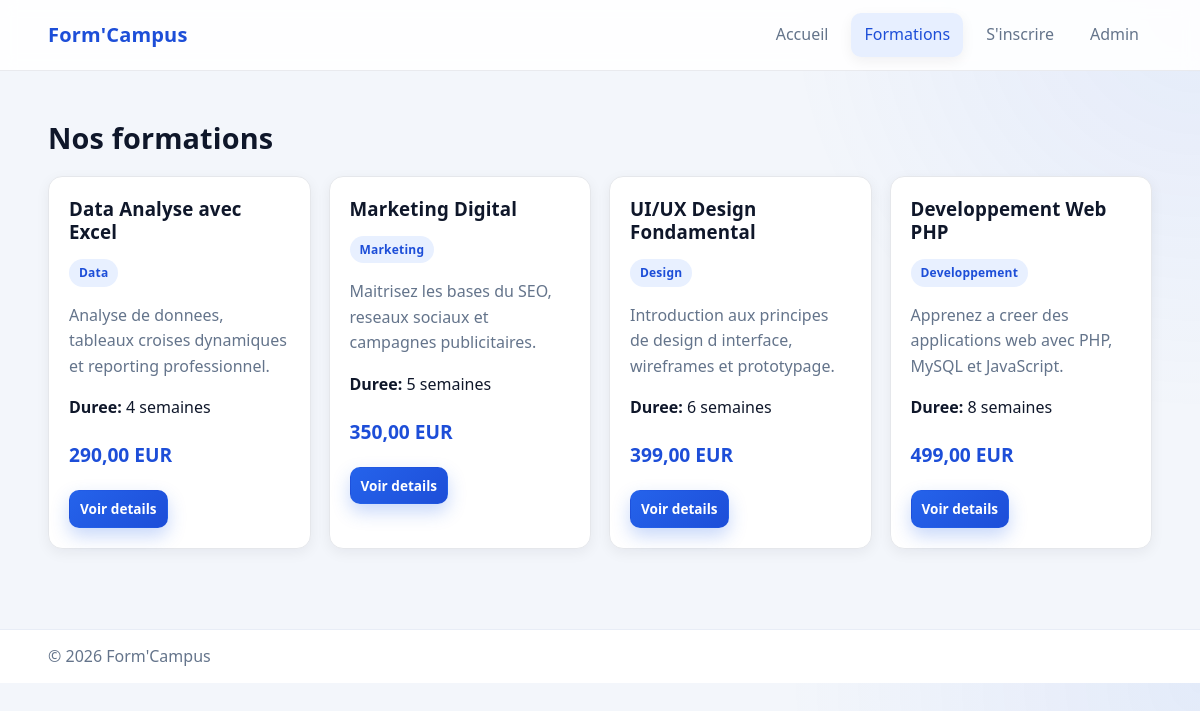
The page /formations.php on the database its author committed.
### tables this page shows
CREATE TABLE IF NOT EXISTS formations (
  id INT UNSIGNED AUTO_INCREMENT PRIMARY KEY,
  titre VARCHAR(150) NOT NULL,
  categorie VARCHAR(100) NOT NULL,
  description TEXT NOT NULL,
  duree VARCHAR(50) NOT NULL,
  prix DECIMAL(10,2) NOT NULL
);

### formations.php (the view, shortened to what this page needs)
<?php
require_once __DIR__ . '/connexion.php';
$stmt = $pdo->query("SELECT id, titre, categorie, description, duree, prix FROM formations ORDER BY id DESC");
$formations = $stmt->fetchAll();
?>
<!DOCTYPE html>
<html lang="fr">
<head>
  <link rel="stylesheet" href="style.css">
</head>
<body>
  <header>
    <div class="container navbar">
      <a class="brand" href="index.php">Form'Campus</a>
      <nav class="menu">
        <a href="index.php">Accueil</a>
        <a class="active" href="formations.php">Formations</a>
        <a href="inscription.php">S'inscrire</a>
        <a href="login.php">Admin</a>
      </nav>
    </div>
  </header>
  <main>
    <div class="container">
      <h1>Nos formations</h1>
      <?php if (empty($formations)): ?>
        <p class="alert alert-error">Aucune formation n'est disponible pour le moment.</p>
      <?php else: ?>
        <section class="grid">
          <?php foreach ($formations as $formation): ?>
            <article class="card">
              <h3><?php echo htmlspecialchars($formation['titre']); ?></h3>
              <p><span class="badge"><?php echo htmlspecialchars($formation['categorie']); ?></span></p>
              <p class="muted"><?php echo htmlspecialchars(strlen($formation['description']) > 120 ? substr($formation['description'], 0, 120) . '...' : $formation['description']); ?></p>
              <p><strong>Duree:</strong> <?php echo htmlspecialchars($formation['duree']); ?></p>
              <p class="price"><?php echo number_format((float) $formation['prix'], 2, ',', ' '); ?> EUR</p>
              <a class="btn btn-primary btn-small" href="formations.php?id=<?php echo (int) $formation['id']; ?>">Voir details</a>
            </article>
          <?php endforeach; ?>
        </section>
      <?php endif; ?>
    </div>
  </main>
  <footer>
    <div class="container">
      <p>&copy; <?php echo date('Y'); ?> Form'Campus</p>
    </div>
  </footer>
</body>
</html>

### style.css (style rules this page uses)
:root { --bg: #f3f6fb; --surface: #ffffff; --surface-soft: #f8fbff; --primary: #2563eb; --primary-dark: #1d4ed8; --text: #0f172a; --muted: #64748b; --danger: #c62828; --success: #1b8a4a; --border: #e5e7eb; --shadow: 0 14px 34px rgba(15, 23, 42, 0.09); --shadow-soft: 0 4px 14px rgba(15, 23, 42, 0.06); --radius: 14px; --radius-sm: 10px; --max-content: 1120px; }
* { box-sizing: border-box; }
body { margin: 0; font-family: "Segoe UI", Roboto, Arial, sans-serif; color: var(--text); background: radial-gradient(circle at top right, rgba(37, 99, 235, 0.08), transparent 30%), var(--bg); line-height: 1.6; text-rendering: optimizeLegibility; -webkit-font-smoothing: antialiased; }
a { color: inherit; text-decoration: none; }
.container { width: min(var(--max-content), 92%); margin: 0 auto; }
h1, h2, h3 { line-height: 1.25; letter-spacing: 0.15px; }
h1 { font-size: clamp(1.5rem, 2.4vw, 2rem); }
header { background: rgba(255, 255, 255, 0.9); backdrop-filter: blur(8px); border-bottom: 1px solid rgba(229, 231, 235, 0.85); position: sticky; top: 0; z-index: 20; }
.navbar { min-height: 70px; display: flex; align-items: center; justify-content: space-between; gap: 12px; }
.brand { font-size: 1.25rem; font-weight: 700; color: var(--primary-dark); letter-spacing: 0.2px; }
.menu { display: flex; align-items: center; gap: 10px; flex-wrap: wrap; }
.menu a { padding: 9px 13px; border-radius: 10px; color: var(--muted); transition: all 0.2s ease; }
.menu a:hover, .menu a.active { color: var(--primary-dark); background: #e7efff; box-shadow: var(--shadow-soft); }
main { padding: 30px 0 50px; }
.grid { display: grid; grid-template-columns: repeat(auto-fit, minmax(255px, 1fr)); gap: 18px; }
.card { background: var(--surface); border: 1px solid var(--border); border-radius: var(--radius); padding: 20px; box-shadow: var(--shadow-soft); transition: transform 0.2s ease, box-shadow 0.2s ease, border-color 0.2s ease; animation: cardIn 0.35s ease both; }
.card h3 { margin: 0 0 8px; }
.muted { color: var(--muted); }
.badge { display: inline-block; padding: 4px 10px; border-radius: 999px; font-size: 0.75rem; font-weight: 700; letter-spacing: 0.2px; background: #e8f0ff; color: var(--primary-dark); }
.price { font-size: 1.2rem; font-weight: 700; color: var(--primary-dark); }
.btn { display: inline-flex; align-items: center; justify-content: center; gap: 8px; border: 1px solid transparent; border-radius: var(--radius-sm); padding: 10px 15px; font-weight: 600; cursor: pointer; transition: all 0.2s ease; }
.btn-primary { background: linear-gradient(135deg, var(--primary), var(--primary-dark)); color: #fff; box-shadow: 0 8px 18px rgba(37, 99, 235, 0.25); }
.btn-small { padding: 7px 10px; font-size: 0.85rem; }
footer { border-top: 1px solid #e8edf6; margin-top: 30px; background: #fff; }
footer p { margin: 0; padding: 14px 0; color: var(--muted); }

### rows shown on the page
formations: titre "Data Analyse avec Excel", categorie "Data", description "Analyse de donnees, tableaux croises dynamiques et reporting professionnel.", duree "4 semaines", prix "290,00"
formations: titre "Marketing Digital", categorie "Marketing", description "Maitrisez les bases du SEO, reseaux sociaux et campagnes publicitaires.", duree "5 semaines", prix "350,00"
formations: titre "UI/UX Design Fondamental", categorie "Design", description "Introduction aux principes de design d interface, wireframes et prototypage.", duree "6 semaines", prix "399,00"
formations: titre "Developpement Web PHP", categorie "Developpement", description "Apprenez a creer des applications web avec PHP, MySQL et JavaScript.", duree "8 semaines", prix "499,00"
